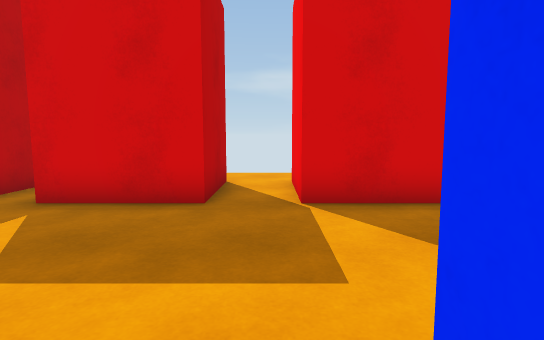
view 1 (above)

16 first-person views from a walk through a scene from a Unity 3-D project. The camera is 1.2 m above the floor, tilts 6° down and sees 80° across. The floor is counted in squares, 1 m on a side. Each view is taken from the middle of a square. On the plan, view 1 faces up. The plan holds only what a view shows up to about 14 squares ahead; the rest is blank. The place goes on beyond the plan. The player character is not drawn. Some animated figures are not drawn.

view 2
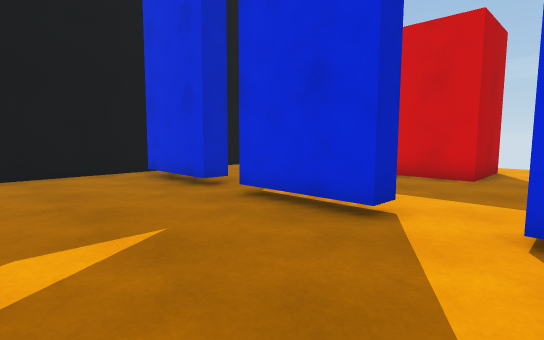

view 3
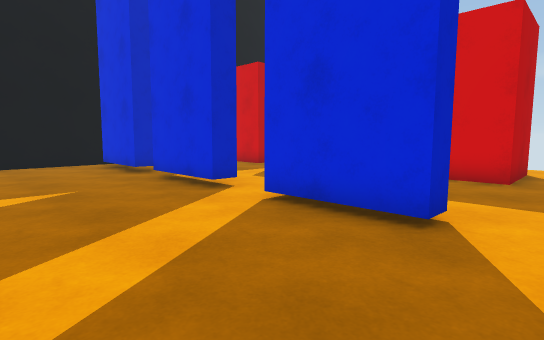

view 4
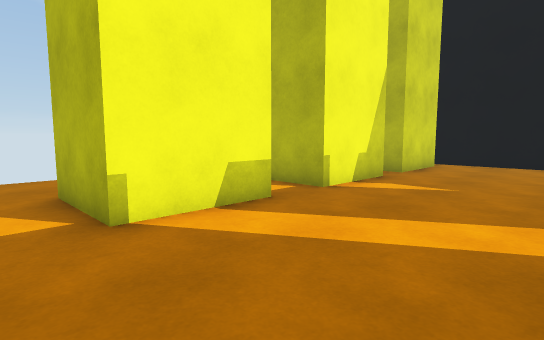

view 5
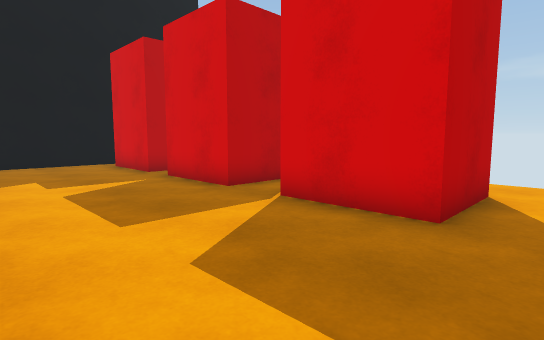

view 6
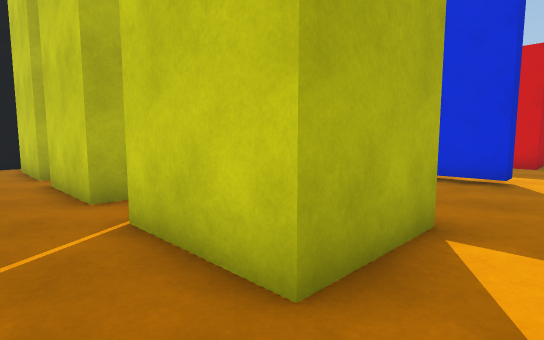

view 7
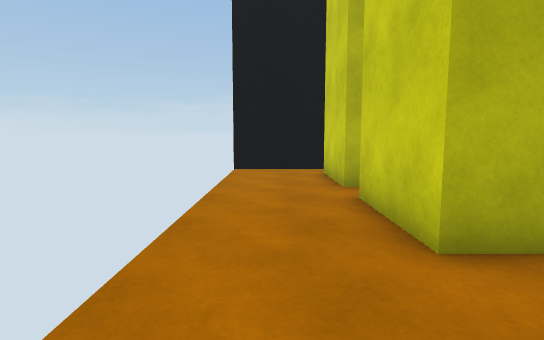

view 8
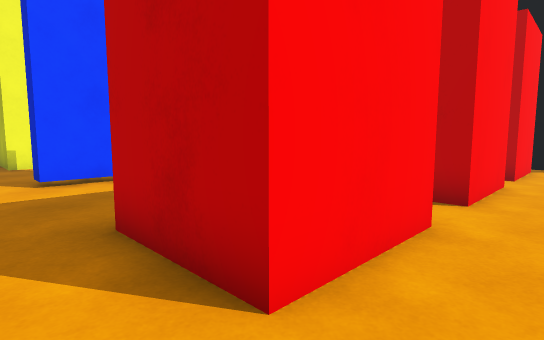

view 9
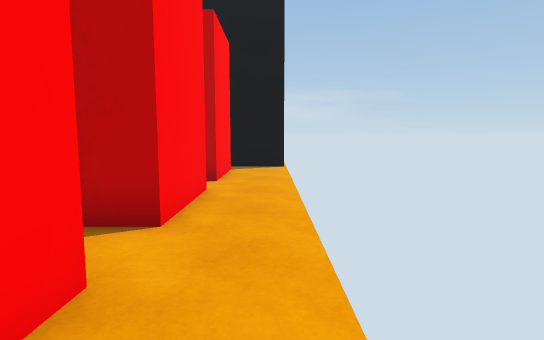

view 10
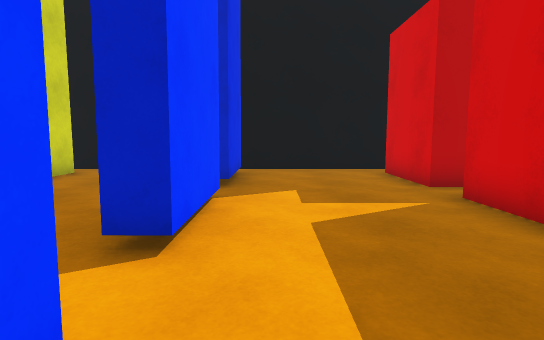

view 11
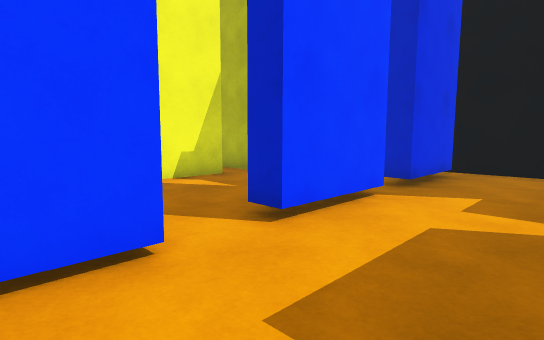

view 12
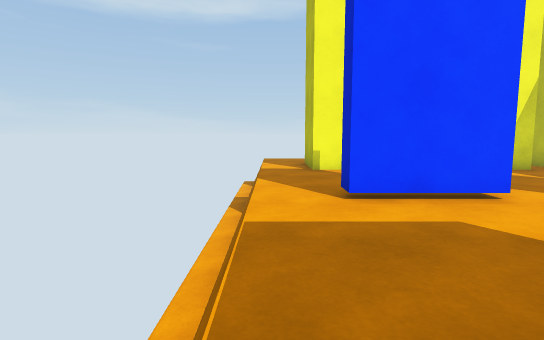

view 13
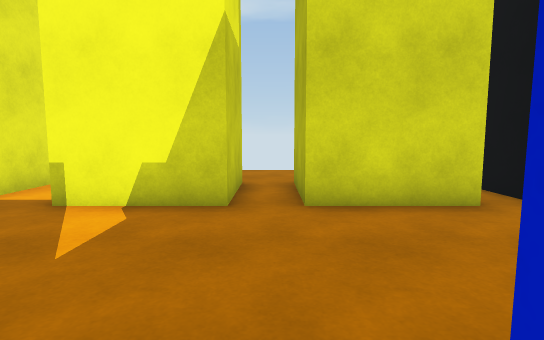

view 14
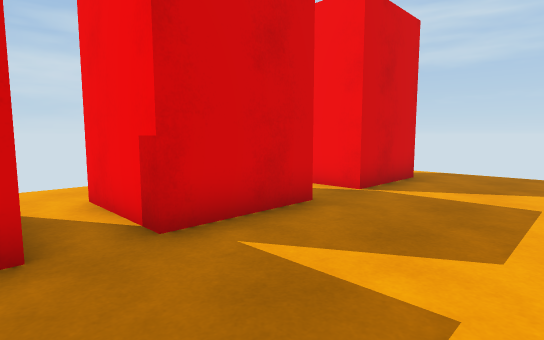

view 15
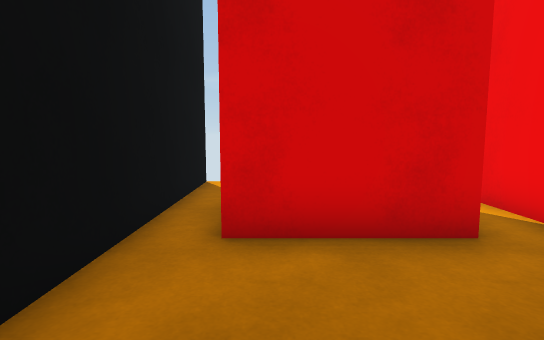

view 16
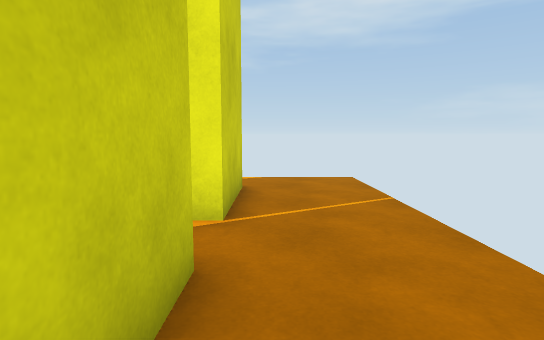

### Floor plan
Key: @ floor where view 1 was taken; # wall or solid block; . floor; v drop or lower ground.
Columns run from 10 left of view 1 to 6 right of it. Each row starts with its distance up from view 1.
 11     vvvvvvvv
 10 #...............
  9 #..............
  8 #.###.####.###..
  7 #.###.####.###..
  6 #.###.####.###..
  5 #...............v
  4 #...............v
  3 #...............v
  2 #...............v
  1 #.###.###..###..v
  0 #.###.###.@###..v
 -1 #...............v
 -2 #...............v
 -3 #...............v
 -4 #...............v
 -5 #.###.####.###..v
 -6 #.###.####.###..v
 -7 #.###.####.###..v
 -8 #...............
 -9 #...............
-10 #...............

Positions as (right, up) in squares from view 1, and headings:
1: (0, 0), facing up
2: (1, -4), facing up-left
3: (5, -4), facing up-left
4: (5, 0), facing down-left
5: (5, 1), facing up-left
6: (5, -9), facing up-left
7: (2, -9), facing left
8: (5, 10), facing down-left
9: (3, 10), facing left
10: (2, 2), facing left
11: (2, 4), facing down-left
12: (5, 7), facing down
13: (-5, 1), facing down
14: (-6, 2), facing up-right
15: (-8, 2), facing up
16: (-4, -8), facing right
